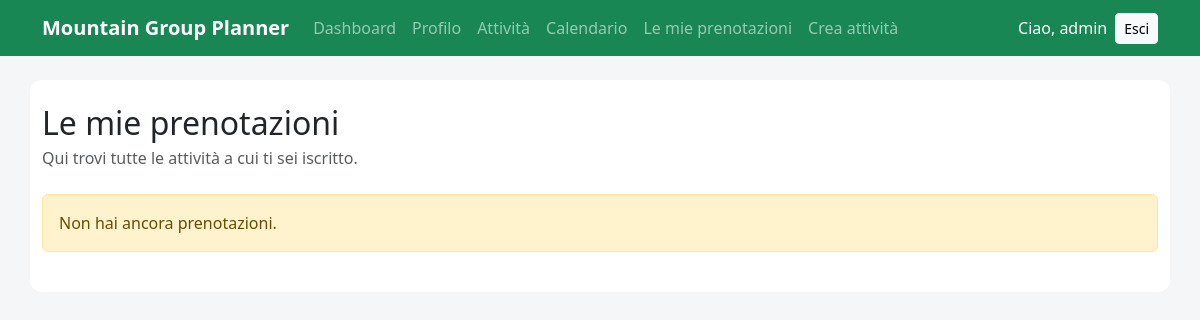
Page /activities/my-bookings/ (signed in) on the earlier database version.
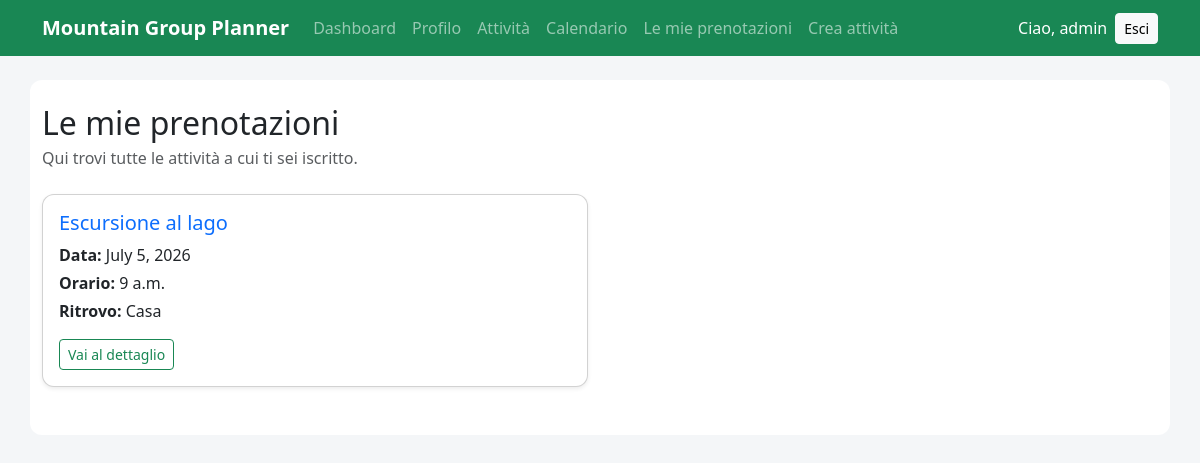
Same page on the later database version.
### activities/models.py (models this page shows, shortened)
class Booking(models.Model):
    user = models.ForeignKey(
        settings.AUTH_USER_MODEL,
        on_delete=models.CASCADE,
        related_name="bookings"
    )
    activity = models.ForeignKey(
        Activity,
        on_delete=models.CASCADE,
        related_name="bookings"
    )
    created_at = models.DateTimeField(auto_now_add=True)
    class Meta:
        unique_together = ("user", "activity")
        ordering = ["-created_at"]

class Activity(models.Model):
    title = models.CharField(max_length=200)
    category = models.ForeignKey(
        Category,
        on_delete=models.SET_NULL,
        null=True,
        blank=True,
        related_name="activities"
    )
    description = models.TextField()
    date = models.DateField()
    start_time = models.TimeField()
    end_time = models.TimeField(blank=True, null=True)
    meeting_place = models.CharField(max_length=200)
    max_participants = models.PositiveIntegerField()
    what_to_bring = models.TextField(blank=True)
    created_by = models.ForeignKey(
        settings.AUTH_USER_MODEL,
        on_delete=models.CASCADE,
        related_name="created_activities"
    )
    created_at = models.DateTimeField(auto_now_add=True)
    updated_at = models.DateTimeField(auto_now=True)
    class Meta:
        verbose_name_plural = "Activities"

### activities/views.py (the view)
# urls.py: path("my-bookings/", views.my_bookings, name="my_bookings"),
@login_required
def my_bookings(request):
    bookings = Booking.objects.filter(
        user=request.user
    ).select_related("activity").order_by(
        "activity__date",
        "activity__start_time"
    )
    context = {
        "bookings": bookings
    }
    return render(request, "activities/my_bookings.html", context)

### templates/activities/my_bookings.html (shortened to what this page needs)
{% extends "base.html" %}
{% block content %}
    <div class="mb-4">
        <h2 class="mb-1">Le mie prenotazioni</h2>
        <p class="text-muted mb-0">
            Qui trovi tutte le attività a cui ti sei iscritto.
        </p>
    </div>
    {% if bookings %}
        <div class="row">
            {% for booking in bookings %}
                <div class="col-md-6 mb-4">
                    <div class="card h-100 shadow-sm">
                        <div class="card-body">
                            <h3 class="h5 card-title">
                                <a href="{% url 'activities:activity_detail' booking.activity.pk %}" class="text-decoration-none">
                                    {{ booking.activity.title }}
                                </a>
                            </h3>
                            <p class="mb-1">
                                <strong>Data:</strong> {{ booking.activity.date }}
                            </p>
                            <p class="mb-1">
                                <strong>Orario:</strong> {{ booking.activity.start_time }}
                            </p>
                            <p class="mb-3">
                                <strong>Ritrovo:</strong> {{ booking.activity.meeting_place }}
                            </p>
                            <a href="{% url 'activities:activity_detail' booking.activity.pk %}" class="btn btn-outline-success btn-sm">
                                Vai al dettaglio
                            </a>
                        </div>
                    </div>
                </div>
            {% endfor %}
        </div>
    {% else %}
        <div class="alert alert-warning">
            Non hai ancora prenotazioni.
        </div>
    {% endif %}
{% endblock %}

Differences in the rows shown:
added Booking: activity "Escursione al lago", activity "July 5, 2026", activity.start_time "9 a.m.", activity.meeting_place "Casa"
Other differences:
text no longer shown: "Non hai ancora prenotazioni."
